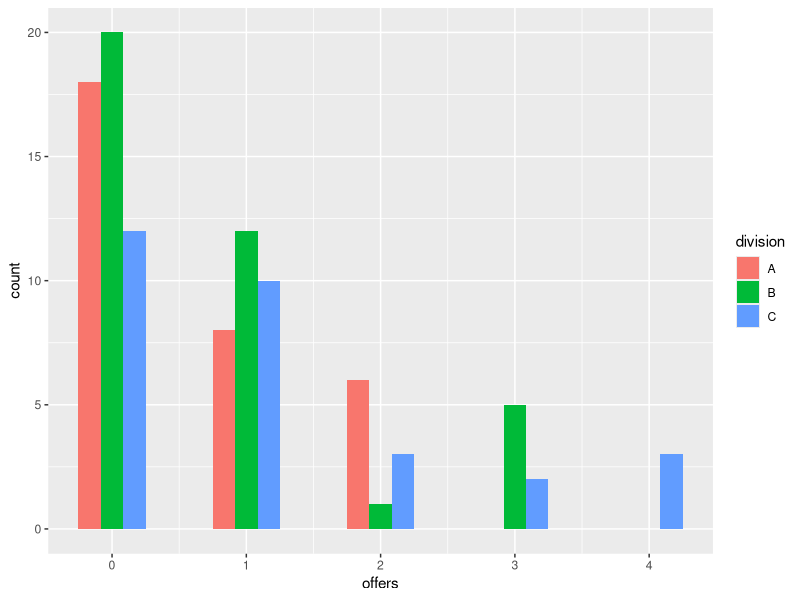
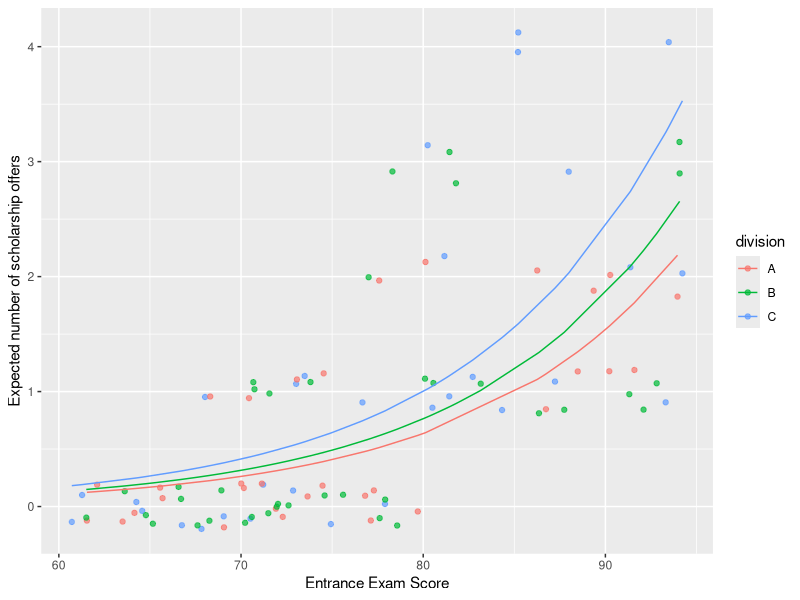

These figures' R source, in order:
# Poisson regression is a special type of regression in which the
# response variable consists of "count data." The following examples
# illustrate cases where Poisson regression could be used:

# make this example reproducible
set.seed(0)

# create dataset
data <- data.frame(offers = c(rep(0, 50), rep(1, 30), rep(2, 10), rep(3, 7), rep(4, 3)),
                 division = sample(c("A", "B", "C"), 100, replace = TRUE),
                 exam = c(runif(50, 60, 80), runif(30, 65, 95), runif(20, 75, 95)))

# understanding the data
# view dimensions of dataset
dim(data)

# view first six lines of dataset
head(data)
data

# view summary of each variable in dataset
summary(data)

# view mean exam score by number of offers
library(dplyr)
data %>% 
  group_by(offers) %>% 
  summarise(mean_exam = mean(exam))

# load ggplot2 package
library(ggplot2)

# create histogram
ggplot(data, aes(offers, fill = division)) +
  geom_histogram(binwidth = .5, position = "dodge")

# fitting the possion Regression Model

# fit the model
model <- glm(offers ~ division + exam, family = "poisson", data = data)

# view model ouput
summary(model)

# the residual deviance, which has a value of 74.032 on 96 degrees
# of freedom. Using these numbers, we can conduct a Chi-Square goodness of fit test to see if the model fits the data
pchisq(74.032, 96, lower.tail = FALSE)

# visualizing the results
# find predicted number of offers using the fitted Poisson model
data$phat <- predict(model, type = "response")

# create plot that shows number of offers based on division and exam score
ggplot(data, aes(x = exam, y = phat, color = division)) + 
  geom_point(aes(y = offers), alpha = .7, position = position_jitter(h=.2)) +
  geom_line() +
  labs(x = "Entrance Exam Score", y = "Expected number of scholarship offers")
